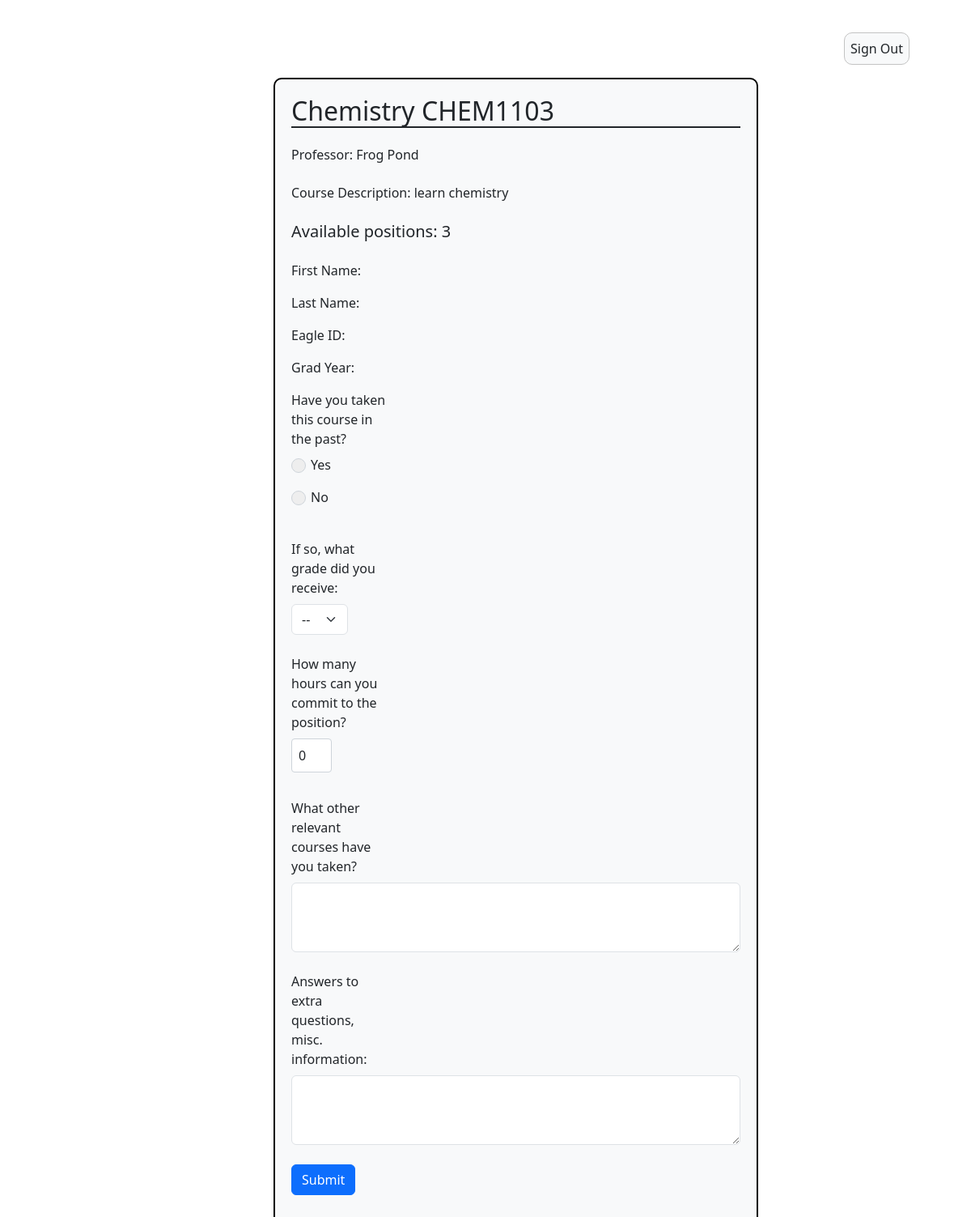
The page /apply_course/4/ on the database its author committed.
### InstructorAddCourse/models.py (models this page shows)
class InstructorAddCourse(models.Model):
	course_instructor = models.ForeignKey(User, on_delete=models.CASCADE)
	course_name = models.CharField(max_length=255)
	course_number = models.CharField(max_length=255)
	course_instructor = models.CharField(max_length=255)
	description = models.CharField(max_length=800)
	total_time_commitment = models.DecimalField(max_digits=2, decimal_places=0, validators=[MinValueValidator(0)], default=0)
	has_discussion = models.CharField(choices=[('yes', 'Yes'),('no', 'No')], max_length=50, default='')
	num_ta_needed = models.DecimalField(max_digits=2, decimal_places=0, validators=[MinValueValidator(0)], default=0)
	curr_num_ta = models.IntegerField(default=0)
	graded_meeting = models.CharField(choices=[('yes', 'Yes'),('no', 'No')], max_length=50, default='')
	office_hours = models.DecimalField(max_digits=2, decimal_places=0, validators=[MinValueValidator(0)], default=0)
	other_info = models.CharField(max_length=800, default=None)
	term = models.CharField(default=get_default_term(), max_length=100)

### studentSummary/views.py (the view)
# urls.py: path("apply_course/<int:course_id>/", apply_course, name="apply_course"),
def apply_course(request, course_id):
    course = get_object_or_404(InstructorAddCourse, id=course_id)
    if request.method == 'POST':
        form = ApplicationForm(request.POST)
        if form.is_valid():
            user = CustomUser.objects.get(id=request.user.id)
            if user.can_apply():
                user.increment_applications()
                user.save()
                application = form.save(commit=False)
                application.student = request.user
                print(f'Before Saving: {application}')
                application.save()
                print(f'Saved Application: {application}')
                return render(request, 'success.html')
        else:
            print(form.errors)
            return render(request, 'application.html', {'form': form, 'course': course})
    else:
        form = ApplicationForm()
        return render(request, 'application.html', {'form': form, 'course': course})

### templates/application.html (shortened to what this page needs)
<!DOCTYPE html>
{% extends 'appbase.html' %} {% block content %} {% load static %}
<html>
  <head>
    <link rel="stylesheet" href="{% static 'application.css' %}" />
  </head>
  <body>
    <div class="container">
      <div class="row">
        <div class="col offset-md-3">
          <div class="form-group">
              <form method="post">
                <h2 class="border-bottom border-2 border-dark mb-4">
                  {{ course.course_name }} {{ course.course_number }}
                </h2>
                <h6 class="mb-4">
                  Professor: {{ course.course_instructor}}
                </h6>
                <p class="mb-4">
                  Course Description: {{ course.description }}
                </p>
                <h5 class="mb-4">
                  Available positions: {{course.num_ta_needed}}
                </h5>
                  First Name: {{user.first_name}}
                  Last Name: {{user.last_name}}
                  Eagle ID: {{user.eagle_id}}
                  Grad Year: {{user.year}}
                <div class="form-group mb-4">
                  {{ form.past_course.label_tag }} {% for radio in form.past_course %}
                  <div class="form-check">{{ radio }}</div>
                  {% endfor %}
                </div>
                <div class="form-group mb-4">
                  {{ form.grade.label_tag }} {{ form.grade }}
                </div>
                <div class="form-group mb-4">
                  {{ form.hours.label_tag }} {{ form.hours }}
                </div>
                <div class="form-group mb-4">
                  {{ form.other_courses.label_tag }} {{ form.other_courses }}
                </div>
                <div class="form-group mb-4">
                  {{ form.misc_information.label_tag }} {{ form.misc_information}}
                </div>
                <button type="submit" class="btn btn-primary btn-block mb-4">
                  Submit
                </button>
              </form>
            </div>
        </div>
      </div>
    </div>
  </body>
</html>
{% endblock %}

### static/application.css (style rules this page uses)
body { height: 100%; display: flex; align-items: center; justify-content: center; }
form { padding: 20px; border: 2px solid black; border-radius: 10px; background-color: #f8f9fa; max-width: 75%; overflow-y: scroll; }
#id_hours { width: 50px; }
#id_grade { width: 70px; }
.form-group { display: flex; flex-direction: column; margin-bottom: 1rem; }
.form-group label { width: 120px; margin-bottom: 0.5rem; }
.form-group input { width: 100%; padding: 0.5rem; margin-bottom: 0.5rem; border: 1px solid #ced4da; border-radius: 0.25rem; box-sizing: border-box; }
.form-check input[type="radio"] { width: 18px; height: 18px; border-radius: 50%; appearance: none; -webkit-appearance: none; -moz-appearance: none; background-color: #eee; outline: none; cursor: pointer; position: relative; box-sizing: border-box; }

### rows shown on the page
InstructorAddCourse: course_name "Chemistry", course_number "CHEM1103", course_instructor "Frog Pond", description "learn chemistry", num_ta_needed "3"
